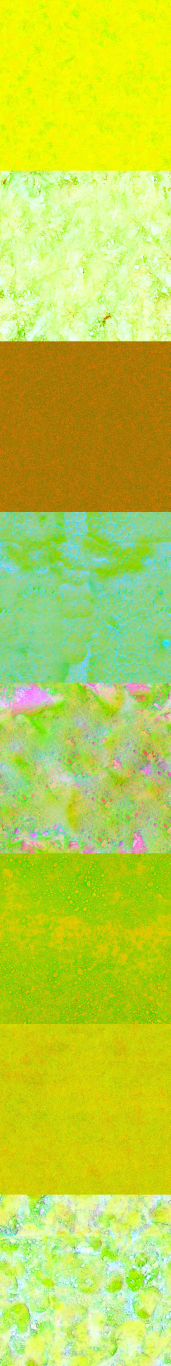
#> input picture assets/terrain/desert_data.webp, 1024 x 8192 px (shown at 1/6 size)
$ python grade_stills.py ../../assets/terrain/desert_data.webp ../../assets/terrain/bark_albedo.half.webp
#> lines starting #> are read from the running program, lines starting #| are printed output that depends on the picture
#!/usr/bin/env python3
"""Grade an engine render into a loading-card / backdrop still (tools/ui/bake_mission_stills.mjs).

The briefing's photo-print look (docs/menus-art-direction.md M4, S14; the archival prints in assets/ui/briefing):
crop to the output aspect, Lanczos-downsample the supersampled render, then a print grade: a gentle auto-level with a
lifted black and a cream paper white, part of the chroma taken out, a warm split tone (umber shadows, cream highlights),
a soft S-curve, a gentle vignette and a whisper of grain. Saved as WebP (method 6) under the byte budget.

Usage: grade_stills.py <raw.png> <out.webp> --size=WxH --kind=mission|backdrop [--grade='{"sat":0.6,...}']
grade keys: sat (chroma kept, 0..1), warm (split-tone strength), contrast (S-curve), exposure (stops), gamma,
vignette (corner darkening 0..1), black / white (print black / paper white), crop [cx, cy] (crop centre, 0..1),
zoom (crop tighter, >= 1), grain, soften (px of Gaussian blur after the downsample: a print's softness, and bytes),
sharpen (%), q (WebP quality: lowered in steps of 3 until the file fits `budget` KB), gain_max (auto-level bound).
Needs Pillow + numpy.
"""
import json, os, sys
import numpy as np
from PIL import Image, ImageFilter

def arg(k, d=None):
#> called with k = 'size', d = '1260x1000'
    for a in sys.argv[3:]:
        if a.startswith(f'--{k}='): return a[len(k) + 3:]
    return d

RAW, OUT = sys.argv[1], sys.argv[2]
W, H = (int(v) for v in arg('size', '1260x1000').split('x'))
KIND = arg('kind', 'mission')
G = {**json.loads(arg('grade', '{}') or '{}')}
P = {  # defaults (mission card); the backdrop goes under the menu's own olive grade, so it keeps a little more range
    'sat': 0.58, 'warm': 0.8, 'contrast': 0.45, 'exposure': 0.0, 'gamma': 1.08, 'vignette': 0.38, 'black': 0.04,
    'white': 0.955, 'crop': [0.5, 0.5], 'zoom': 1.0, 'grain': 0.008, 'q': 80, 'budget': 150 if KIND == 'mission' else 220,
    'gain_max': 1.35, 'soften': 0.5, 'sharpen': 0,
}
P.update(G)

im = Image.open(RAW).convert('RGB')
#> im is the input picture: PIL image 1024x8192 RGB; mean R, G, B 188.1, 210.7, 70.2
sw, sh = im.size
#> sw = 1024; sh = 8192
# crop to the output aspect around the crop centre (and `zoom` tighter), then downsample (the supersampling)
ar = W / H
cw, ch = (sw, sw / ar) if sw / sh < ar else (sh * ar, sh)
#> cw = 1024; ch = 812.7
cw, ch = cw / P['zoom'], ch / P['zoom']
cx, cy = P['crop'][0] * sw, P['crop'][1] * sh
#> cx = 512; cy = 4096
x0 = min(max(0, cx - cw / 2), sw - cw); y0 = min(max(0, cy - ch / 2), sh - ch)
#> after `x0 = min(max(0, cx - cw / 2), sw - cw)`: x0 = 0
#> after `y0 = min(max(0, cy - ch / 2), sh - ch)`: y0 = 3689.7
im = im.crop((round(x0), round(y0), round(x0 + cw), round(y0 + ch))).resize((W, H), Image.LANCZOS)
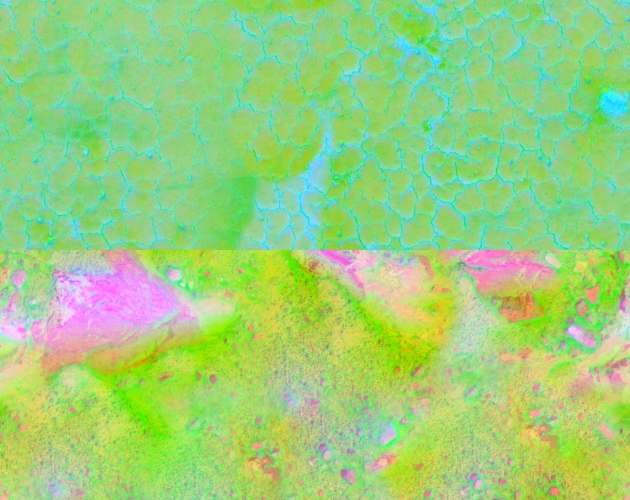
#> im: PIL image 1260x1000 RGB (shown at 1/2 size); mean R, G, B 154.5, 207.8, 124.3
# a print is soft: the supersampled render's finest texture (gravel, sand ripples, grass) only costs bytes at the card's
# size, so it is eased (`soften`, px) — or crisped (`sharpen`, %) when a shot wants it
if P['soften'] > 0: im = im.filter(ImageFilter.GaussianBlur(P['soften']))
if P['sharpen'] > 0: im = im.filter(ImageFilter.UnsharpMask(radius=1.2, percent=P['sharpen'], threshold=2))

a = np.asarray(im).astype(np.float32) / 255.0
Y = a @ np.array([0.2126, 0.7152, 0.0722], np.float32)
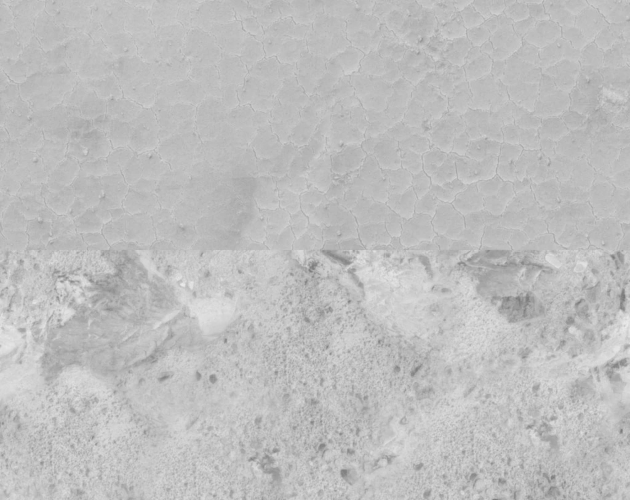
#> Y: shape (1000, 1260) float32 (shown at 1/2 size); min 0.459, max 0.927, mean 0.747
# gentle auto-level: the darkest / brightest few tenths of a percent to the print's black and paper white; the gain is
# bounded, so a dusk or snow scene keeps its key
lo, hi = np.percentile(Y, 0.4), np.percentile(Y, 99.6)
#> lo = 0.589; hi = 0.861
gain = min(P['gain_max'], 1.0 / max(1e-3, hi - lo))
#> gain = 1.35
a = (a - lo) * gain * (2.0 ** P['exposure'])
a = np.clip(a, 0, 1) ** P['gamma']
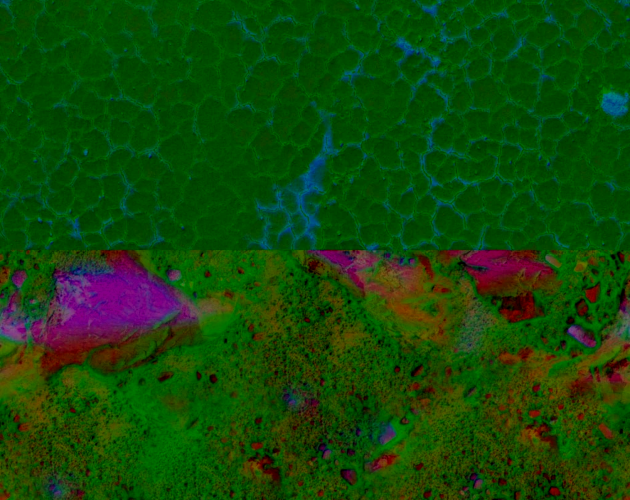
#> a: shape (1000, 1260, 3) float32 (shown at 1/2 size); mean R, G, B 0.0764, 0.279, 0.0366
Y = a @ np.array([0.2126, 0.7152, 0.0722], np.float32)
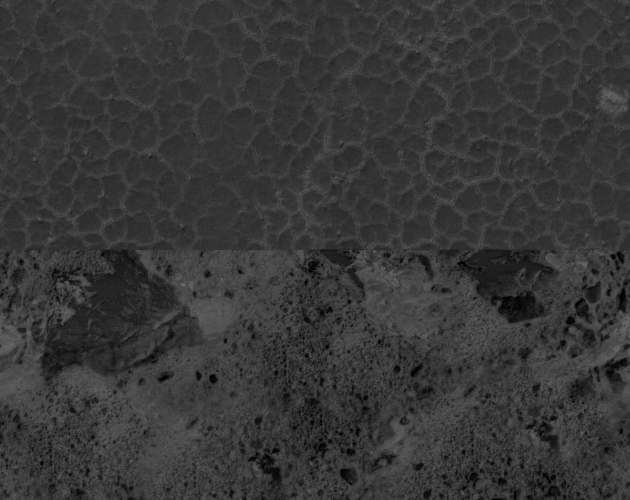
#> Y: shape (1000, 1260) float32 (shown at 1/2 size); min 0, max 0.428, mean 0.219
# chroma: keep `sat` of it (a muted, hand-tinted print rather than a colour photo)
a = Y[..., None] + (a - Y[..., None]) * P['sat']
# soft S-curve on the luminance (chroma rides along)
c = P['contrast']
Ys = np.clip(Y, 0, 1)
Yc = Ys + c * (Ys * Ys * (3 - 2 * Ys) - Ys)
a = a + (Yc - Y)[..., None]
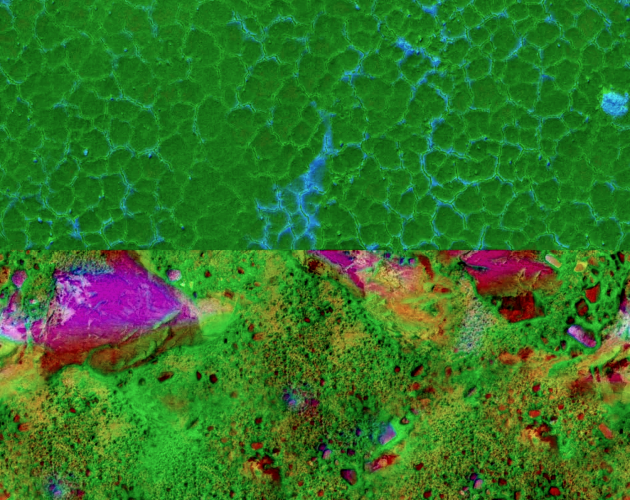
#> a: shape (1000, 1260, 3) float32 (shown at 1/2 size); mean R, G, B 0.0948, 0.213, 0.0718; drawn with min black and max white
# warm split tone: umber in the shadows, cream in the highlights (the archival prints' fibre paper)
w = P['warm']
t = np.clip(Yc, 0, 1)[..., None]
shadow = np.array([1.06, 0.98, 0.86], np.float32); high = np.array([1.03, 1.0, 0.93], np.float32)
tint = shadow * (1 - t) + high * t
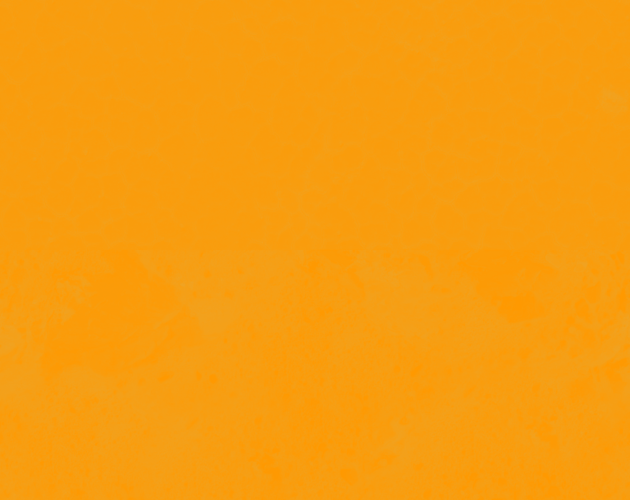
#> tint: shape (1000, 1260, 3) float32 (shown at 1/2 size); mean of channels 0, 1, 2 1.05, 0.99, 0.875; drawn with min black and max white
a = a * (1 + (tint - 1) * w)
# print range: lifted black, cream paper white
black = np.array([P['black'] * 1.08, P['black'] * 1.0, P['black'] * 0.86], np.float32)
white = np.array([P['white'], P['white'] * 0.985, P['white'] * 0.94], np.float32)
a = black + np.clip(a, 0, 1) * (white - black)
# gentle vignette (elliptical, smooth), then a whisper of luminance grain
yy, xx = np.mgrid[0:H, 0:W].astype(np.float32)
r2 = ((xx / W - 0.5) * 2) ** 2 * 0.85 + ((yy / H - 0.5) * 2) ** 2
v = 1 - P['vignette'] * np.clip(r2 / 2, 0, 1) ** 1.6
a = a * v[..., None]
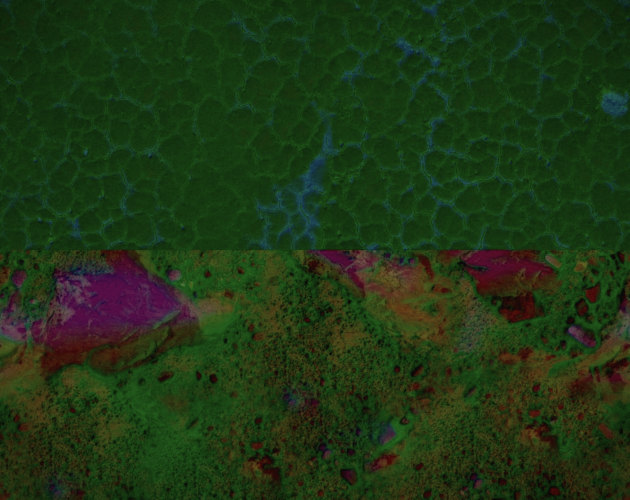
#> a: shape (1000, 1260, 3) float32 (shown at 1/2 size); mean R, G, B 0.124, 0.213, 0.0842
if P['grain'] > 0:
    rng = np.random.default_rng(1941)
    a = a + rng.normal(0, P['grain'], (H, W, 1)).astype(np.float32)
img = Image.fromarray((np.clip(a, 0, 1) * 255 + 0.5).astype(np.uint8))

os.makedirs(os.path.dirname(OUT) or '.', exist_ok=True)
q = int(P['q'])
while True:
    img.save(OUT, quality=q, method=6)
    kb = os.path.getsize(OUT) / 1024
    if kb <= P['budget'] or q <= 64: break
    q -= 3
#> after the loop, q = 80
print(f'{os.path.basename(OUT)} {W}x{H} q{q} {kb:.0f} KB ({KIND})')
#| bark_albedo.half.webp 1260x1000 q80 91 KB (mission)

$ run again, on assets/terrain/bark_normal.half.webp
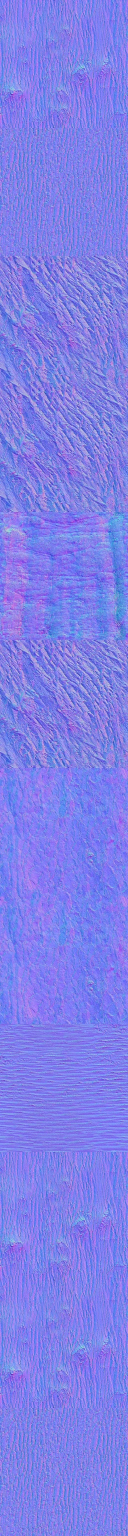
#> input picture assets/terrain/bark_normal.half.webp, 256 x 3072 px (shown at 1/2 size)
#> im is the input picture: PIL image 256x3072 RGB; mean R, G, B 127.1, 127.7, 232.8
#> `Y = a @ np.array([0.2126, 0.7152, 0.0722], np.float32)`:
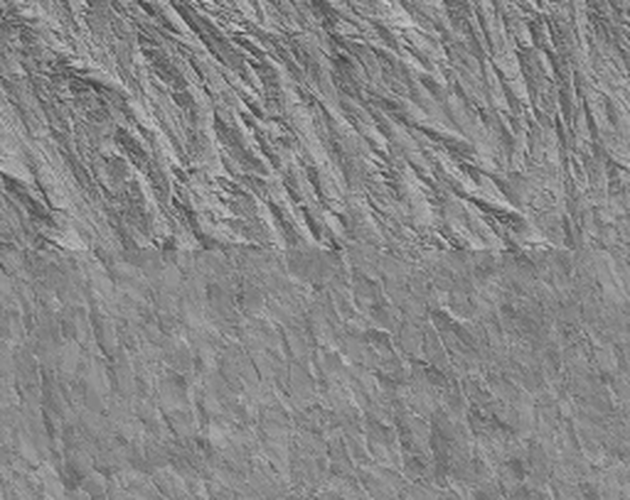
#> Y: shape (1000, 1260) float32 (shown at 1/2 size); min 0.212, max 0.827, mean 0.53
#> lo = 0.329; hi = 0.71
#> gain = 1.35
#> `a = a * v[..., None]`:
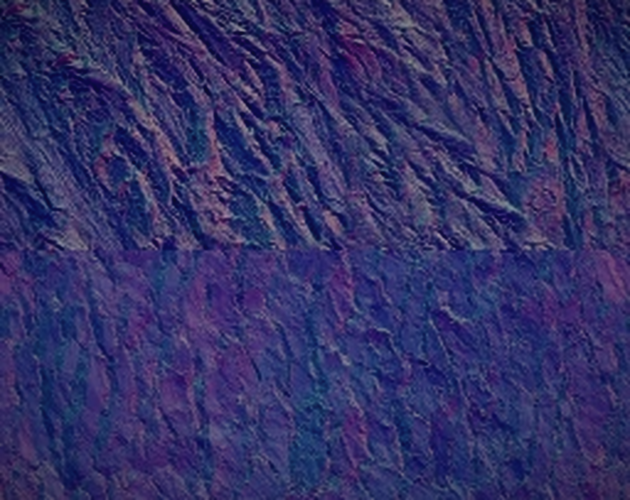
#> a: shape (1000, 1260, 3) float32 (shown at 1/2 size); mean R, G, B 0.203, 0.194, 0.405
#> after the loop `while True:`: q = 80
#| bark_normal.half.webp 1260x1000 q80 95 KB (mission)
